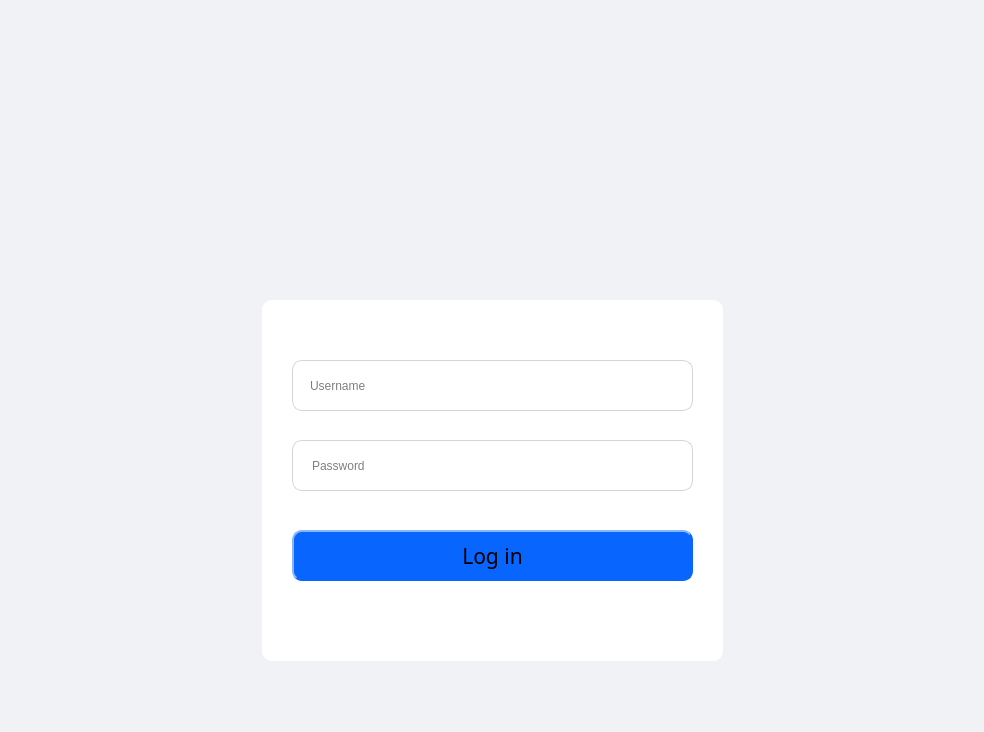
<?xml version="1.0" encoding="UTF-8"?>
<ui version="4.0">
 <class>MainWindow</class>
 <widget class="QMainWindow" name="MainWindow">
  <property name="geometry">
   <rect>
    <x>0</x>
    <y>0</y>
    <width>984</width>
    <height>732</height>
   </rect>
  </property>
  <property name="windowTitle">
   <string>MainWindow</string>
  </property>
  <property name="styleSheet">
   <string notr="true">background-color: #F0F2F5</string>
  </property>
  <widget class="QWidget" name="centralwidget">
   <layout class="QGridLayout" name="gridLayout">
    <item row="4" column="1">
     <spacer name="verticalSpacer_4">
      <property name="orientation">
       <enum>Qt::Vertical</enum>
      </property>
      <property name="sizeHint" stdset="0">
       <size>
        <width>20</width>
        <height>40</height>
       </size>
      </property>
     </spacer>
    </item>
    <item row="2" column="0">
     <spacer name="horizontalSpacer">
      <property name="orientation">
       <enum>Qt::Horizontal</enum>
      </property>
      <property name="sizeHint" stdset="0">
       <size>
        <width>40</width>
        <height>20</height>
       </size>
      </property>
     </spacer>
    </item>
    <item row="1" column="1">
     <spacer name="verticalSpacer_2">
      <property name="orientation">
       <enum>Qt::Vertical</enum>
      </property>
      <property name="sizeHint" stdset="0">
       <size>
        <width>20</width>
        <height>40</height>
       </size>
      </property>
     </spacer>
    </item>
    <item row="0" column="1">
     <spacer name="verticalSpacer_3">
      <property name="orientation">
       <enum>Qt::Vertical</enum>
      </property>
      <property name="sizeHint" stdset="0">
       <size>
        <width>20</width>
        <height>40</height>
       </size>
      </property>
     </spacer>
    </item>
    <item row="2" column="2">
     <spacer name="horizontalSpacer_2">
      <property name="orientation">
       <enum>Qt::Horizontal</enum>
      </property>
      <property name="sizeHint" stdset="0">
       <size>
        <width>40</width>
        <height>20</height>
       </size>
      </property>
     </spacer>
    </item>
    <item row="2" column="1">
     <widget class="QGroupBox" name="groupBox_3">
      <property name="minimumSize">
       <size>
        <width>701</width>
        <height>631</height>
       </size>
      </property>
      <property name="styleSheet">
       <string notr="true">background-color:#F0F2F5;
border: 0px
</string>
      </property>
      <property name="title">
       <string/>
      </property>
      <widget class="QLabel" name="label">
       <property name="geometry">
        <rect>
         <x>70</x>
         <y>10</y>
         <width>541</width>
         <height>241</height>
        </rect>
       </property>
       <property name="text">
        <string/>
       </property>
       <property name="pixmap">
        <pixmap resource="images.qrc">:/asset/loginpageAsset/FITLogo.png</pixmap>
       </property>
       <property name="scaledContents">
        <bool>false</bool>
       </property>
      </widget>
      <widget class="QGroupBox" name="groupBox">
       <property name="geometry">
        <rect>
         <x>120</x>
         <y>250</y>
         <width>461</width>
         <height>361</height>
        </rect>
       </property>
       <property name="styleSheet">
        <string notr="true">border-radius: 10px;
background-color: #FFFFFF</string>
       </property>
       <property name="title">
        <string/>
       </property>
       <widget class="QLineEdit" name="lineEdit">
        <property name="geometry">
         <rect>
          <x>30</x>
          <y>60</y>
          <width>401</width>
          <height>51</height>
         </rect>
        </property>
        <property name="autoFillBackground">
         <bool>false</bool>
        </property>
        <property name="styleSheet">
         <string notr="true">QLineEdit { 
	border: 1px solid rgb(212, 212, 212); 
	border-radius: 10px; 
	color: black; 
	padding-left: 15px; 
}

QLineEdit:focus {
    color: black;
	border: 1px solid blue; 
}</string>
        </property>
        <property name="dragEnabled">
         <bool>false</bool>
        </property>
        <property name="placeholderText">
         <string>Username</string>
        </property>
       </widget>
       <widget class="QPushButton" name="pushButtonLogin">
        <property name="geometry">
         <rect>
          <x>30</x>
          <y>230</y>
          <width>401</width>
          <height>51</height>
         </rect>
        </property>
        <property name="font">
         <font>
          <family>VNI-Helve-Condense</family>
          <pointsize>16</pointsize>
         </font>
        </property>
        <property name="styleSheet">
         <string notr="true">QPushButton {
    background-color: #0866FF;
    border-style: outset;
    border-width: 2px;
    border-radius: 10px;
    border-color: #0866FF;
}

QPushButton:hover {
    background-color: #038EFF;
    border-color: #038EFF;
}

</string>
        </property>
        <property name="text">
         <string>Log in</string>
        </property>
       </widget>
       <widget class="QGroupBox" name="groupBox_2">
        <property name="geometry">
         <rect>
          <x>20</x>
          <y>120</y>
          <width>431</width>
          <height>80</height>
         </rect>
        </property>
        <property name="title">
         <string/>
        </property>
        <widget class="QLabel" name="labelPlaceholder">
         <property name="geometry">
          <rect>
           <x>30</x>
           <y>30</y>
           <width>191</width>
           <height>31</height>
          </rect>
         </property>
         <property name="styleSheet">
          <string notr="true">color: gray;</string>
         </property>
         <property name="text">
          <string>Password</string>
         </property>
        </widget>
        <widget class="QLineEdit" name="lineEditPassword">
         <property name="geometry">
          <rect>
           <x>10</x>
           <y>20</y>
           <width>401</width>
           <height>51</height>
          </rect>
         </property>
         <property name="styleSheet">
          <string notr="true">QLineEdit {
    border: 1px solid rgb(212, 212, 212);
    border-radius: 10px;
    color: gray;
    padding-left: 15px;
	font-size: 12px; lineedit-password-character: 9679; 
}

QLineEdit:focus {
    color: black;
	border: 1px solid blue;
}</string>
         </property>
         <property name="text">
          <string/>
         </property>
         <property name="echoMode">
          <enum>QLineEdit::Password</enum>
         </property>
         <property name="placeholderText">
          <string/>
         </property>
        </widget>
        <widget class="QPushButton" name="pushButtonShowPassword">
         <property name="geometry">
          <rect>
           <x>370</x>
           <y>30</y>
           <width>31</width>
           <height>31</height>
          </rect>
         </property>
         <property name="styleSheet">
          <string notr="true">QPushButton:hover{
	border-radius: 15px; 
	background-color: lightgray;
}

QPushButton:pressed{
	border-radius: 15px; 
	background-color: gray;
}

</string>
         </property>
         <property name="text">
          <string/>
         </property>
        </widget>
        <zorder>lineEditPassword</zorder>
        <zorder>labelPlaceholder</zorder>
        <zorder>pushButtonShowPassword</zorder>
       </widget>
       <zorder>groupBox_2</zorder>
       <zorder>lineEdit</zorder>
       <zorder>pushButtonLogin</zorder>
      </widget>
     </widget>
    </item>
    <item row="3" column="1">
     <spacer name="verticalSpacer">
      <property name="orientation">
       <enum>Qt::Vertical</enum>
      </property>
      <property name="sizeHint" stdset="0">
       <size>
        <width>20</width>
        <height>40</height>
       </size>
      </property>
     </spacer>
    </item>
   </layout>
  </widget>
 </widget>
 <resources>
  <include location="images.qrc"/>
 </resources>
 <connections>
  <connection>
   <sender>pushButtonLogin</sender>
   <signal>clicked()</signal>
   <receiver>MainWindow</receiver>
   <slot>on_button_clicked()</slot>
   <hints>
    <hint type="sourcelabel">
     <x>580</x>
     <y>436</y>
    </hint>
    <hint type="destinationlabel">
     <x>235</x>
     <y>205</y>
    </hint>
   </hints>
  </connection>
 </connections>
 <slots>
  <slot>on_button_clicked()</slot>
  <slot>FadedText()</slot>
 </slots>
</ui>
